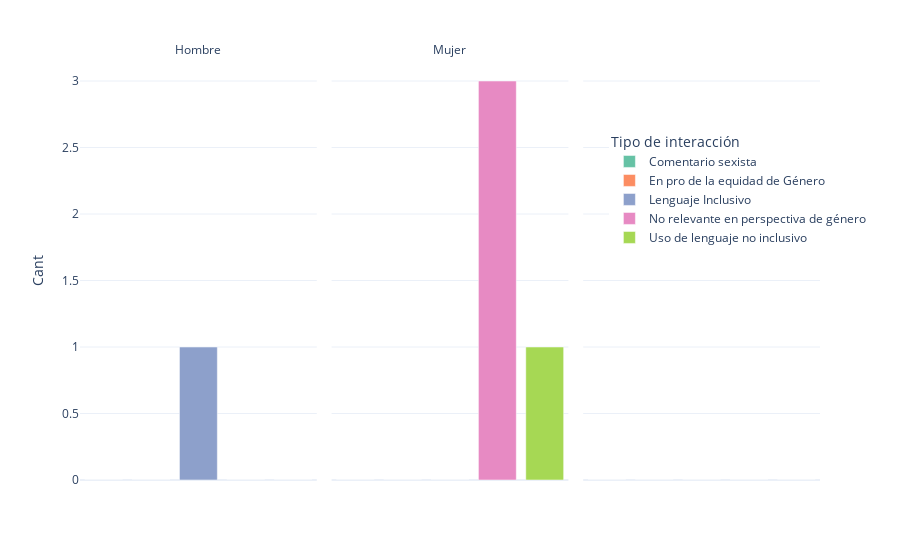

Notebook code cell kept with this figure:
### Code cell
figcg=px.bar(pivotgen,x='Tipo de interacción', y='Cant', color='Tipo de interacción', facet_col='Género', template="plotly_white",color_discrete_sequence=px.colors.qualitative.Set2)
figcg.update_xaxes(visible=False, showticklabels=False)
figcg.for_each_annotation(lambda a: a.update(text=a.text.split("=")[-1]))
figcg.show(config=config_chart)

### Figure 1 — Plotly figure (JSON) as saved in the notebook; plotly's stock layout.template omitted (floating-point values rounded to 4 significant figures)
{"data": [{"alignmentgroup": "True", "hovertemplate": "Tipo de interacción=%{x}<br>Género=Hombre<br>Cant=%{y}<extra></extra>", "legendgroup": "Comentario sexista", "marker": {"color": "rgb(102,194,165)", "pattern": {"shape": ""}}, "name": "Comentario sexista", "offsetgroup": "Comentario sexista", "orientation": "v", "showlegend": true, "textposition": "auto", "type": "bar", "x": ["Comentario sexista"], "xaxis": "x", "y": [0], "yaxis": "y"}, {"alignmentgroup": "True", "hovertemplate": "Tipo de interacción=%{x}<br>Género=Mujer<br>Cant=%{y}<extra></extra>", "legendgroup": "Comentario sexista", "marker": {"color": "rgb(102,194,165)", "pattern": {"shape": ""}}, "name": "Comentario sexista", "offsetgroup": "Comentario sexista", "orientation": "v", "showlegend": false, "textposition": "auto", "type": "bar", "x": ["Comentario sexista"], "xaxis": "x2", "y": [0], "yaxis": "y2"}, {"alignmentgroup": "True", "hovertemplate": "Tipo de interacción=%{x}<br>Género=No especificado<br>Cant=%{y}<extra></extra>", "legendgroup": "Comentario sexista", "marker": {"color": "rgb(102,194,165)", "pattern": {"shape": ""}}, "name": "Comentario sexista", "offsetgroup": "Comentario sexista", "orientation": "v", "showlegend": false, "textposition": "auto", "type": "bar", "x": ["Comentario sexista"], "xaxis": "x3", "y": [0], "yaxis": "y3"}, {"alignmentgroup": "True", "hovertemplate": "Tipo de interacción=%{x}<br>Género=Hombre<br>Cant=%{y}<extra></extra>", "legendgroup": "En pro de la equidad de Género", "marker": {"color": "rgb(252,141,98)", "pattern": {"shape": ""}}, "name": "En pro de la equidad de Género", "offsetgroup": "En pro de la equidad de Género", "orientation": "v", "showlegend": true, "textposition": "auto", "type": "bar", "x": ["En pro de la equidad de Género"], "xaxis": "x", "y": [0], "yaxis": "y"}, {"alignmentgroup": "True", "hovertemplate": "Tipo de interacción=%{x}<br>Género=Mujer<br>Cant=%{y}<extra></extra>", "legendgroup": "En pro de la equidad de Género", "marker": {"color": "rgb(252,141,98)", "pattern": {"shape": ""}}, "name": "En pro de la equidad de Género", "offsetgroup": "En pro de la equidad de Género", "orientation": "v", "showlegend": false, "textposition": "auto", "type": "bar", "x": ["En pro de la equidad de Género"], "xaxis": "x2", "y": [0], "yaxis": "y2"}, {"alignmentgroup": "True", "hovertemplate": "Tipo de interacción=%{x}<br>Género=No especificado<br>Cant=%{y}<extra></extra>", "legendgroup": "En pro de la equidad de Género", "marker": {"color": "rgb(252,141,98)", "pattern": {"shape": ""}}, "name": "En pro de la equidad de Género", "offsetgroup": "En pro de la equidad de Género", "orientation": "v", "showlegend": false, "textposition": "auto", "type": "bar", "x": ["En pro de la equidad de Género"], "xaxis": "x3", "y": [0], "yaxis": "y3"}, {"alignmentgroup": "True", "hovertemplate": "Tipo de interacción=%{x}<br>Género=Hombre<br>Cant=%{y}<extra></extra>", "legendgroup": "Lenguaje Inclusivo", "marker": {"color": "rgb(141,160,203)", "pattern": {"shape": ""}}, "name": "Lenguaje Inclusivo", "offsetgroup": "Lenguaje Inclusivo", "orientation": "v", "showlegend": true, "textposition": "auto", "type": "bar", "x": ["Lenguaje Inclusivo"], "xaxis": "x", "y": [1], "yaxis": "y"}, {"alignmentgroup": "True", "hovertemplate": "Tipo de interacción=%{x}<br>Género=Mujer<br>Cant=%{y}<extra></extra>", "legendgroup": "Lenguaje Inclusivo", "marker": {"color": "rgb(141,160,203)", "pattern": {"shape": ""}}, "name": "Lenguaje Inclusivo", "offsetgroup": "Lenguaje Inclusivo", "orientation": "v", "showlegend": false, "textposition": "auto", "type": "bar", "x": ["Lenguaje Inclusivo"], "xaxis": "x2", "y": [0], "yaxis": "y2"}, {"alignmentgroup": "True", "hovertemplate": "Tipo de interacción=%{x}<br>Género=No especificado<br>Cant=%{y}<extra></extra>", "legendgroup": "Lenguaje Inclusivo", "marker": {"color": "rgb(141,160,203)", "pattern": {"shape": ""}}, "name": "Lenguaje Inclusivo", "offsetgroup": "Lenguaje Inclusivo", "orientation": "v", "showlegend": false, "textposition": "auto", "type": "bar", "x": ["Lenguaje Inclusivo"], "xaxis": "x3", "y": [0], "yaxis": "y3"}, {"alignmentgroup": "True", "hovertemplate": "Tipo de interacción=%{x}<br>Género=Hombre<br>Cant=%{y}<extra></extra>", "legendgroup": "No relevante en perspectiva de género", "marker": {"color": "rgb(231,138,195)", "pattern": {"shape": ""}}, "name": "No relevante en perspectiva de género", "offsetgroup": "No relevante en perspectiva de género", "orientation": "v", "showlegend": true, "textposition": "auto", "type": "bar", "x": ["No relevante en perspectiva de género"], "xaxis": "x", "y": [0], "yaxis": "y"}, {"alignmentgroup": "True", "hovertemplate": "Tipo de interacción=%{x}<br>Género=Mujer<br>Cant=%{y}<extra></extra>", "legendgroup": "No relevante en perspectiva de género", "marker": {"color": "rgb(231,138,195)", "pattern": {"shape": ""}}, "name": "No relevante en perspectiva de género", "offsetgroup": "No relevante en perspectiva de género", "orientation": "v", "showlegend": false, "textposition": "auto", "type": "bar", "x": ["No relevante en perspectiva de género"], "xaxis": "x2", "y": [3], "yaxis": "y2"}, {"alignmentgroup": "True", "hovertemplate": "Tipo de interacción=%{x}<br>Género=No especificado<br>Cant=%{y}<extra></extra>", "legendgroup": "No relevante en perspectiva de género", "marker": {"color": "rgb(231,138,195)", "pattern": {"shape": ""}}, "name": "No relevante en perspectiva de género", "offsetgroup": "No relevante en perspectiva de género", "orientation": "v", "showlegend": false, "textposition": "auto", "type": "bar", "x": ["No relevante en perspectiva de género"], "xaxis": "x3", "y": [0], "yaxis": "y3"}, {"alignmentgroup": "True", "hovertemplate": "Tipo de interacción=%{x}<br>Género=Hombre<br>Cant=%{y}<extra></extra>", "legendgroup": "Uso de lenguaje no inclusivo", "marker": {"color": "rgb(166,216,84)", "pattern": {"shape": ""}}, "name": "Uso de lenguaje no inclusivo", "offsetgroup": "Uso de lenguaje no inclusivo", "orientation": "v", "showlegend": true, "textposition": "auto", "type": "bar", "x": ["Uso de lenguaje no inclusivo"], "xaxis": "x", "y": [0], "yaxis": "y"}, {"alignmentgroup": "True", "hovertemplate": "Tipo de interacción=%{x}<br>Género=Mujer<br>Cant=%{y}<extra></extra>", "legendgroup": "Uso de lenguaje no inclusivo", "marker": {"color": "rgb(166,216,84)", "pattern": {"shape": ""}}, "name": "Uso de lenguaje no inclusivo", "offsetgroup": "Uso de lenguaje no inclusivo", "orientation": "v", "showlegend": false, "textposition": "auto", "type": "bar", "x": ["Uso de lenguaje no inclusivo"], "xaxis": "x2", "y": [1], "yaxis": "y2"}, {"alignmentgroup": "True", "hovertemplate": "Tipo de interacción=%{x}<br>Género=No especificado<br>Cant=%{y}<extra></extra>", "legendgroup": "Uso de lenguaje no inclusivo", "marker": {"color": "rgb(166,216,84)", "pattern": {"shape": ""}}, "name": "Uso de lenguaje no inclusivo", "offsetgroup": "Uso de lenguaje no inclusivo", "orientation": "v", "showlegend": false, "textposition": "auto", "type": "bar", "x": ["Uso de lenguaje no inclusivo"], "xaxis": "x3", "y": [0], "yaxis": "y3"}], "layout": {"annotations": [{"font": {}, "showarrow": false, "text": "Hombre", "x": 0.16, "xanchor": "center", "xref": "paper", "y": 1, "yanchor": "bottom", "yref": "paper"}, {"font": {}, "showarrow": false, "text": "Mujer", "x": 0.5, "xanchor": "center", "xref": "paper", "y": 1, "yanchor": "bottom", "yref": "paper"}, {"font": {}, "showarrow": false, "text": "", "x": 0.84, "xanchor": "center", "xref": "paper", "y": 1, "yanchor": "bottom", "yref": "paper"}], "autosize": true, "barmode": "relative", "legend": {"title": {"text": "Tipo de interacción"}, "tracegroupgap": 0, "x": 0.7154, "y": 0.8364}, "margin": {"t": 60}, "xaxis": {"anchor": "y", "autorange": true, "categoryarray": ["Comentario sexista", "En pro de la equidad de Género", "Lenguaje Inclusivo", "No relevante en perspectiva de género", "Uso de lenguaje no inclusivo"], "categoryorder": "array", "domain": [0, 0.32], "range": [-0.5, 4.5], "showticklabels": false, "title": {"text": "Tipo de interacción"}, "type": "category", "visible": false}, "xaxis2": {"anchor": "y2", "autorange": true, "categoryarray": ["Comentario sexista", "En pro de la equidad de Género", "Lenguaje Inclusivo", "No relevante en perspectiva de género", "Uso de lenguaje no inclusivo"], "categoryorder": "array", "domain": [0.34, 0.66], "matches": "x", "range": [-0.5, 4.5], "showticklabels": false, "title": {"text": "Tipo de interacción"}, "type": "category", "visible": false}, "xaxis3": {"anchor": "y3", "autorange": true, "categoryarray": ["Comentario sexista", "En pro de la equidad de Género", "Lenguaje Inclusivo", "No relevante en perspectiva de género", "Uso de lenguaje no inclusivo"], "categoryorder": "array", "domain": [0.68, 1.0], "matches": "x", "range": [-0.5, 4.5], "showticklabels": false, "title": {"text": "Tipo de interacción"}, "type": "category", "visible": false}, "yaxis": {"anchor": "x", "autorange": true, "domain": [0, 1], "range": [0, 3.158], "title": {"text": "Cant"}, "type": "linear"}, "yaxis2": {"anchor": "x2", "autorange": true, "domain": [0, 1], "matches": "y", "range": [0, 3.158], "showticklabels": false, "type": "linear"}, "yaxis3": {"anchor": "x3", "autorange": true, "domain": [0, 1], "matches": "y", "range": [0, 3.158], "showticklabels": false, "type": "linear"}}}
